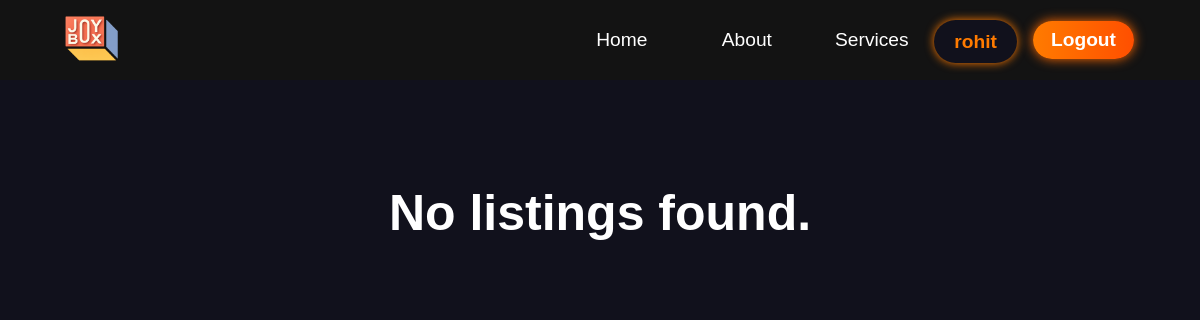
Page /dashboard/ (signed in) on the earlier database version.
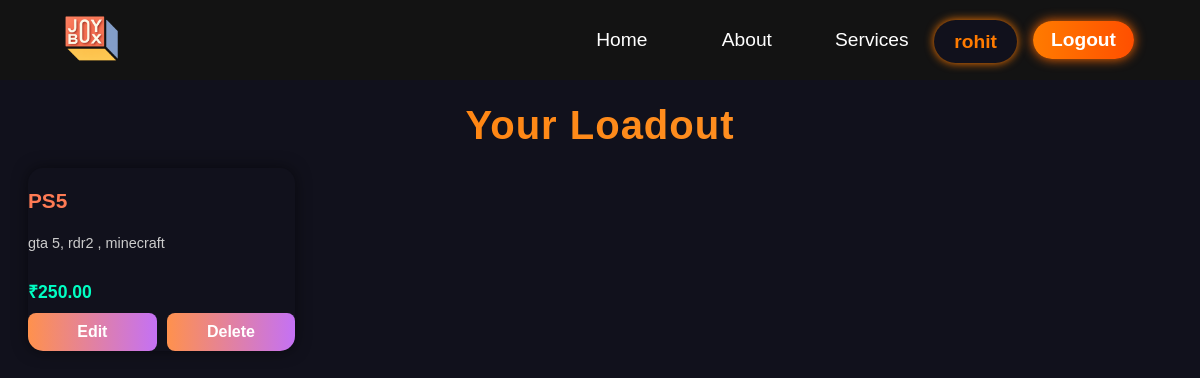
Same page on the later database version.
### Homeapp/models.py (models this page shows, shortened)
class ConsoleListing(models.Model):
    user=models.ForeignKey(User,on_delete=models.CASCADE)
    console_name=models.CharField(max_length=60)
    description=models.TextField()
    price=models.DecimalField(max_digits=10,decimal_places=2)
    location=models.CharField(max_length=100)
    available=models.BooleanField(default=True)
    photo1=models.ImageField(upload_to='console_photos/',null=False,blank=False)
    photo2=models.ImageField(upload_to='console_photos/',null=False,blank=False)
    posted_at=models.DateTimeField(auto_now_add=True)

### Homeapp/views.py (the view)
# urls.py: path('dashboard/', views.dashboard, name='dashboard'),
@login_required
def dashboard(request):
    listings = ConsoleListing.objects.filter(user=request.user)
    return render(request,'dashboard/dashboard.html',{'listings':listings})

### Homeapp/templates/dashboard/dashboard.html (shortened to what this page needs)
{% load static %}
<!DOCTYPE html>
<html lang="en">
<head>
    <link rel="stylesheet" href="{% static "css/dashboard.css" %}">
</head>
<body>
    <nav class="navbar">
      <div class="navbar__container">
        <img src="{% static "images/JoyBox.png" %}" alt="JoyBox">
        <ul class="navbar__menu">
          <li class="navbar__item">
            <a href="{%url 'home' %}" class="navbar__links" id="home-page">Home</a>
          </li>
          <li class="navbar__item">
            <a href="{%url 'home'%}#about" class="navbar__links" id="about-page">About</a>
          </li>
          <li class="navbar__item">
            <a href="{%url 'home'%}#services" class="navbar__links" id="services-page"
              >Services</a
            >
          </li>
          {% if user.is_authenticated %}
          <li class="navbar__item">
            <a href="#" class="username-button">{{ user.username }}</a>
          </li>
          <li class="navbar__btn">
            <a href="{% url 'logout' %}" class="button">Logout</a>
          </li>
        {% else %}
          <li class="navbar__btn">
            <a href="{% url 'loginpage' %}" class="button" id="signup">Sign In</a>
          </li>
        {% endif %}
        </ul>
      </div>
    </nav>
{% if listings %}
  <div class="dashboard-container">
    <h2 class="dashboard-heading">Your Loadout</h2>
    <div class="dashboard-listings">
      {% for listing in listings %}
        <div class="dashboard-card">
          <h3 class="dashboard-title">{{ listing.console_name }}</h3>
          <p class="dashboard-description">{{ listing.description }}</p>
          <p class="dashboard-price">₹{{ listing.price }}</p>
          <div class="dashboard-actions">
            <a href="{% url 'edit_listing' listing.pk %}">Edit</a>
            <a href="{% url 'delete_listing' listing.pk %}">Delete</a>
          </div>
        </div>
      {% endfor %}
    </div>
  </div>
{% else %}
<p style="color: white;">Total listings: {{ listings|length }}</p>
  <p style="color: white; font-weight: bold; text-align: center; margin-top: 150px; font-size: 50px;">No listings found.</p>
{% endif %}
</body>
</html>

Differences in the rows shown:
added ConsoleListing: console_name "PS5", description "gta 5, rdr2 , minecraft", price "250.00"
Other differences:
text no longer shown: "No listings found."
text now shown: "Your Loadout"
